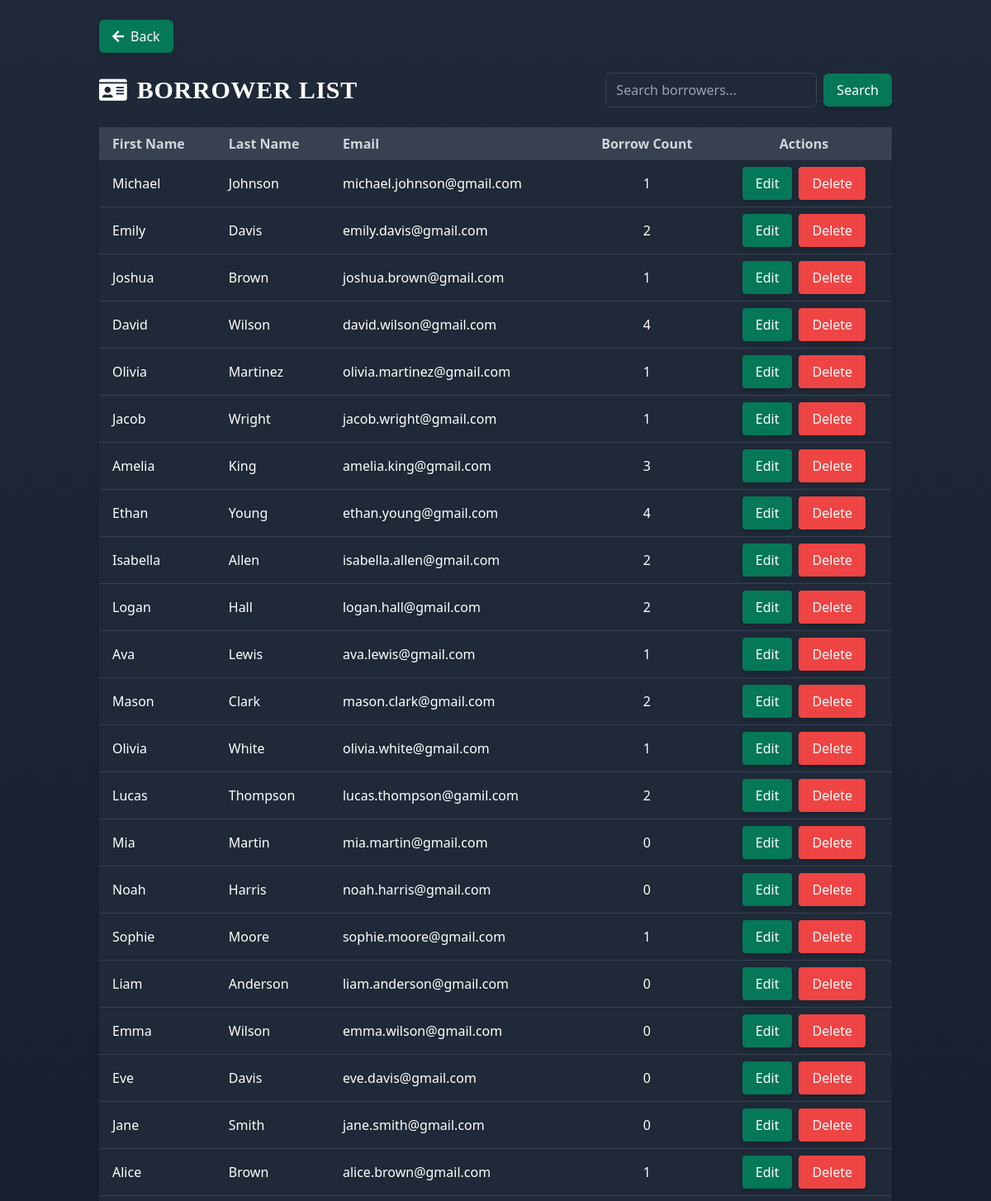
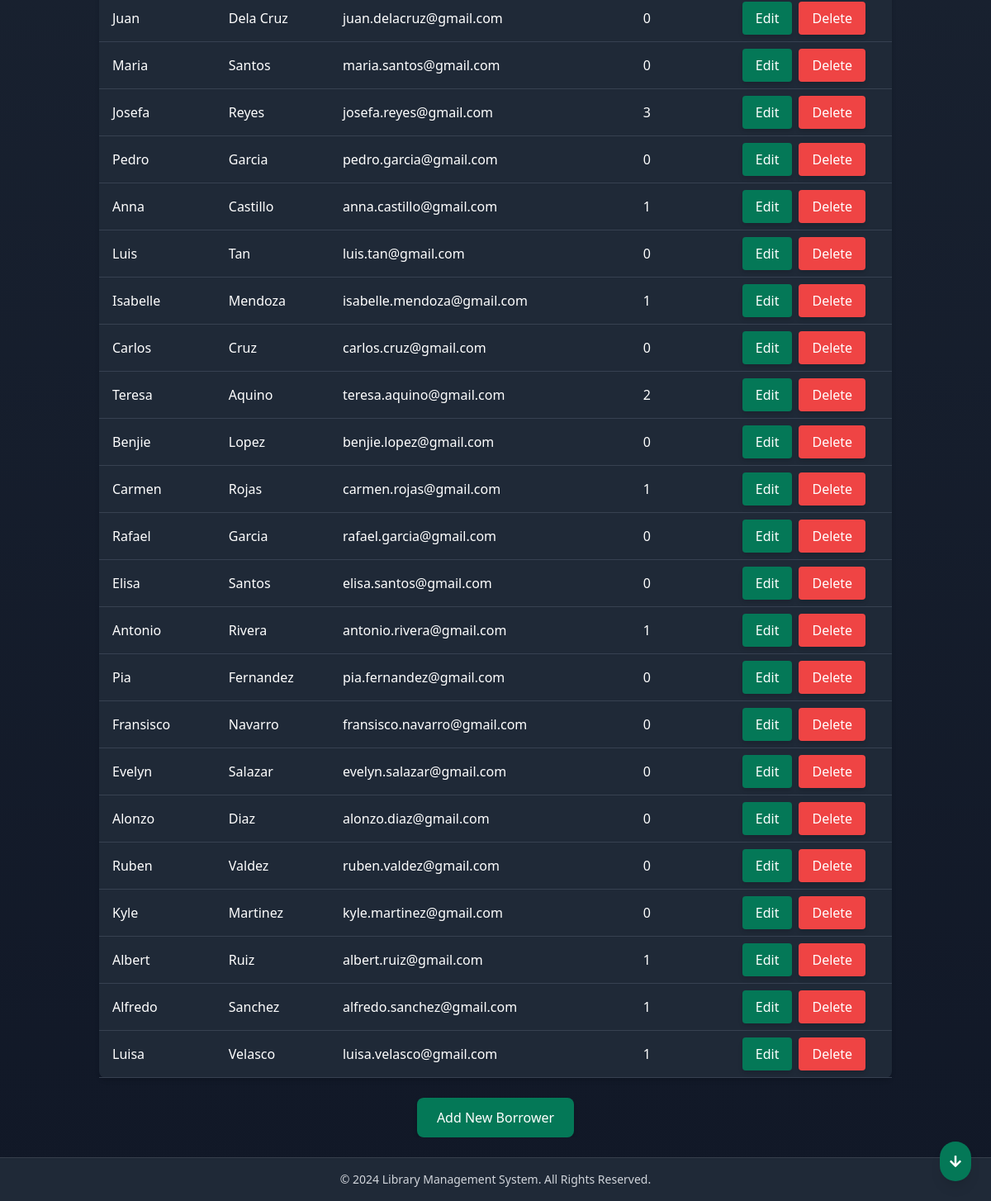
The page /borrowers/ on the database its author committed (2 pictures, top to bottom).
### core/models.py (models this page shows, shortened)
class Borrower(models.Model):
    first_name = models.CharField(max_length=50)
    last_name = models.CharField(max_length=50)
    email = models.EmailField()

### core/views.py (the view, shortened to what this page needs)
# urls.py: path('borrowers/', views.borrower_list, name='borrower_list'),
def borrower_list(request):
    search_query = request.GET.get('search', '')
    borrowers = Borrower.objects.annotate(borrow_count=Count('transaction'))
    return render(request, 'borrower_list.html', {'borrowers': borrowers})

### core/templates/borrower_list.html (shortened to what this page needs)
{% extends 'base.html' %}
{% block content %}
<div class="flex justify-start mb-6 px-4 sm:px-6 md:px-8">
    <a href="{% url 'dashboard' %}"
        class="bg-green-700 text-white px-4 py-2 rounded-md hover:bg-green-600 hover:text-white transition-all flex items-center shadow-md">
        <i class="fas fa-arrow-left mr-2"></i> Back
    </a>
</div>
<div class="flex flex-col sm:flex-row justify-between items-center mb-6 px-4 sm:px-6 md:px-8">
    <div class="flex items-center mb-4 sm:mb-0">
        <i class="fas fa-id-card text-white mr-3 text-2xl sm:text-3xl"></i>
        <h1 class="text-2xl sm:text-3xl font-serif font-bold text-white tracking-wide leading-tight">
            BORROWER LIST
        </h1>
    </div>
    <form method="get" action="{% url 'borrower_list' %}" class="w-full sm:w-auto">
        <div class="flex items-center">
            <input type="text" name="search" value="{{ request.GET.search }}" placeholder="Search borrowers..."
                class="w-full sm:w-64 px-3 py-2 text-sm sm:text-base bg-gray-800 border border-gray-700 text-white rounded-md focus:outline-none focus:ring-2 focus:ring-green-500">
            <button type="submit"
                class="bg-green-700 text-white px-4 py-2 rounded-md ml-2 text-sm sm:text-base hover:bg-green-600 transition-all shadow-md">
                Search
            </button>
        </div>
    </form>
</div>
<div class="overflow-x-auto px-4 sm:px-6 md:px-8">
    <table class="table-auto w-full bg-gray-800 text-white shadow-md rounded-lg text-sm sm:text-base">
        <thead>
            <tr class="bg-gray-700">
                <th class="px-4 py-2 text-left text-gray-300">First Name</th>
                <th class="px-4 py-2 text-left text-gray-300">Last Name</th>
                <th class="px-4 py-2 text-left text-gray-300">Email</th>
                <th class="px-4 py-2 text-center text-gray-300">Borrow Count</th>
                <th class="px-4 py-2 text-center text-gray-300">Actions</th>
            </tr>
        </thead>
        <tbody>
            {% for borrower in borrowers %}
            <tr class="hover:bg-gray-600">
                <td class="border-b border-gray-700 px-4 py-2 break-words">{{ borrower.first_name }}</td>
                <td class="border-b border-gray-700 px-4 py-2 break-words">{{ borrower.last_name }}</td>
                <td class="border-b border-gray-700 px-4 py-2 break-words">{{ borrower.email }}</td>
                <td class="border-b border-gray-700 px-4 py-2 text-center">{{ borrower.borrow_count }}</td>
                <td class="border-b border-gray-700 px-4 py-2 text-center">
                    <div class="flex flex-col sm:flex-row justify-center gap-2">
                        <a href="{% url 'edit_borrower' borrower.id %}"
                            class="bg-green-700 text-white px-4 py-2 rounded hover:bg-green-600 hover:text-white transition-all shadow-md">
                            Edit
                        </a>
                        <button type="button"
                            class="bg-red-500 text-white px-4 py-2 rounded delete-btn transition-all shadow-md"
                            data-item-id="{{ borrower.id }}" data-item-type="borrower">
                            Delete
                        </button>
                    </div>
                </td>
            </tr>
            {% empty %}
            <tr>
                <td colspan="5" class="text-center py-4 text-gray-400">No borrowers available.</td>
            </tr>
            {% endfor %}
        </tbody>
    </table>
    <div class="flex justify-center mt-6">
        <a href="{% url 'add_borrower' %}"
            class="bg-green-700 text-white px-6 py-3 rounded-lg shadow-md hover:text-white transition-all duration-300 hover:bg-green-600 hover:shadow-lg inline-block text-sm sm:text-base font-medium">
            Add New Borrower
        </a>
    </div>
</div>
{% endblock %}

### static/css/styles.css (style rules this page uses)
body { font-family: 'Poppins', sans-serif; background: linear-gradient(to bottom, #1f2937, #111827); color: white; margin: 0; padding: 0; }
a { text-decoration: none; color: inherit; transition: color 0.3s ease; }
button { background-color: #22c55e; color: white; padding: 0.5rem 1rem; border: none; border-radius: 0.375rem; cursor: pointer; transition: background-color 0.3s ease; }

### rows shown on the page
Borrower: first_name "Michael", last_name "Johnson", email "michael.johnson@gmail.com", borrow_count "1"
Borrower: first_name "Emily", last_name "Davis", email "emily.davis@gmail.com", borrow_count "2"
Borrower: first_name "Joshua", last_name "Brown", email "joshua.brown@gmail.com", borrow_count "1"
Borrower: first_name "David", last_name "Wilson", email "david.wilson@gmail.com", borrow_count "4"
Borrower: first_name "Olivia", last_name "Martinez", email "olivia.martinez@gmail.com", borrow_count "1"
Borrower: first_name "Jacob", last_name "Wright", email "jacob.wright@gmail.com", borrow_count "1"
Borrower: first_name "Amelia", last_name "King", email "amelia.king@gmail.com", borrow_count "3"
Borrower: first_name "Ethan", last_name "Young", email "ethan.young@gmail.com", borrow_count "4"
Borrower: first_name "Isabella", last_name "Allen", email "isabella.allen@gmail.com", borrow_count "2"
Borrower: first_name "Logan", last_name "Hall", email "logan.hall@gmail.com", borrow_count "2"
Borrower: first_name "Ava", last_name "Lewis", email "ava.lewis@gmail.com", borrow_count "1"
Borrower: first_name "Mason", last_name "Clark", email "mason.clark@gmail.com", borrow_count "2"
Borrower: first_name "Olivia", last_name "White", email "olivia.white@gmail.com", borrow_count "1"
Borrower: first_name "Lucas", last_name "Thompson", email "lucas.thompson@gamil.com", borrow_count "2"
Borrower: first_name "Mia", last_name "Martin", email "mia.martin@gmail.com", borrow_count "0"
Borrower: first_name "Noah", last_name "Harris", email "noah.harris@gmail.com", borrow_count "0"
Borrower: first_name "Sophie", last_name "Moore", email "sophie.moore@gmail.com", borrow_count "1"
Borrower: first_name "Liam", last_name "Anderson", email "liam.anderson@gmail.com", borrow_count "0"
Borrower: first_name "Emma", last_name "Wilson", email "emma.wilson@gmail.com", borrow_count "0"
Borrower: first_name "Eve", last_name "Davis", email "eve.davis@gmail.com", borrow_count "0"
Borrower: first_name "Jane", last_name "Smith", email "jane.smith@gmail.com", borrow_count "0"
Borrower: first_name "Alice", last_name "Brown", email "alice.brown@gmail.com", borrow_count "1"
Borrower: first_name "Juan", last_name "Dela Cruz", email "juan.delacruz@gmail.com", borrow_count "0"
Borrower: first_name "Maria", last_name "Santos", email "maria.santos@gmail.com", borrow_count "0"
Borrower: first_name "Josefa", last_name "Reyes", email "josefa.reyes@gmail.com", borrow_count "3"
Borrower: first_name "Pedro", last_name "Garcia", email "pedro.garcia@gmail.com", borrow_count "0"
Borrower: first_name "Anna", last_name "Castillo", email "anna.castillo@gmail.com", borrow_count "1"
Borrower: first_name "Luis", last_name "Tan", email "luis.tan@gmail.com", borrow_count "0"
Borrower: first_name "Isabelle", last_name "Mendoza", email "isabelle.mendoza@gmail.com", borrow_count "1"
Borrower: first_name "Carlos", last_name "Cruz", email "carlos.cruz@gmail.com", borrow_count "0"
Borrower: first_name "Teresa", last_name "Aquino", email "teresa.aquino@gmail.com", borrow_count "2"
Borrower: first_name "Benjie", last_name "Lopez", email "benjie.lopez@gmail.com", borrow_count "0"
Borrower: first_name "Carmen", last_name "Rojas", email "carmen.rojas@gmail.com", borrow_count "1"
Borrower: first_name "Rafael", last_name "Garcia", email "rafael.garcia@gmail.com", borrow_count "0"
Borrower: first_name "Elisa", last_name "Santos", email "elisa.santos@gmail.com", borrow_count "0"
Borrower: first_name "Antonio", last_name "Rivera", email "antonio.rivera@gmail.com", borrow_count "1"
Borrower: first_name "Pia", last_name "Fernandez", email "pia.fernandez@gmail.com", borrow_count "0"
Borrower: first_name "Fransisco", last_name "Navarro", email "fransisco.navarro@gmail.com", borrow_count "0"
Borrower: first_name "Evelyn", last_name "Salazar", email "evelyn.salazar@gmail.com", borrow_count "0"
Borrower: first_name "Alonzo", last_name "Diaz", email "alonzo.diaz@gmail.com", borrow_count "0"
Borrower: first_name "Ruben", last_name "Valdez", email "ruben.valdez@gmail.com", borrow_count "0"
Borrower: first_name "Kyle", last_name "Martinez", email "kyle.martinez@gmail.com", borrow_count "0"
Borrower: first_name "Albert", last_name "Ruiz", email "albert.ruiz@gmail.com", borrow_count "1"
Borrower: first_name "Alfredo", last_name "Sanchez", email "alfredo.sanchez@gmail.com", borrow_count "1"
Borrower: first_name "Luisa", last_name "Velasco", email "luisa.velasco@gmail.com", borrow_count "1"
